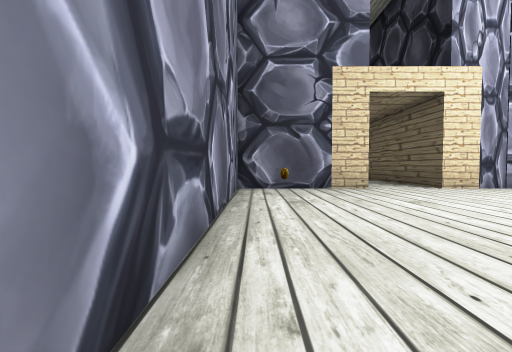
View 1 (above)

24 first-person views from a walk through a scene from a Unity 3-D project. The camera is 1.2 m above the floor, tilts 2° down and sees 85° across. The floor is counted in squares, 2 m on a side. Each view is taken from the middle of a square. On the plan, view 1 faces up. The plan holds only what a view shows up to about 9 squares ahead; the rest is blank. The place goes on beyond the plan. The player is left out.

View 2
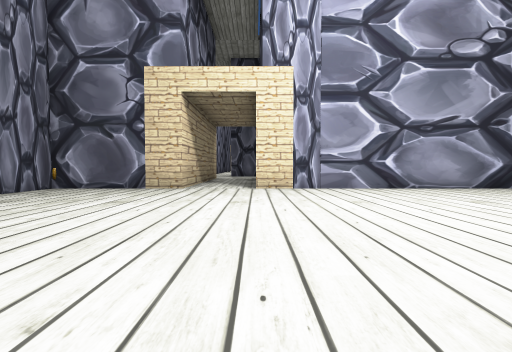

View 3
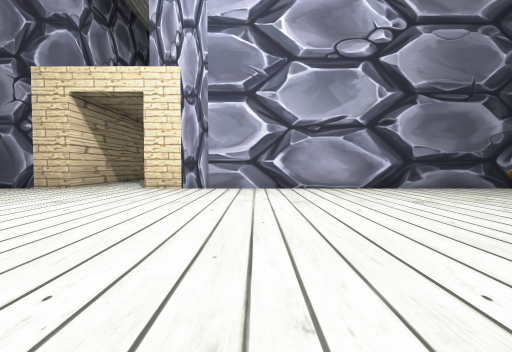

View 4
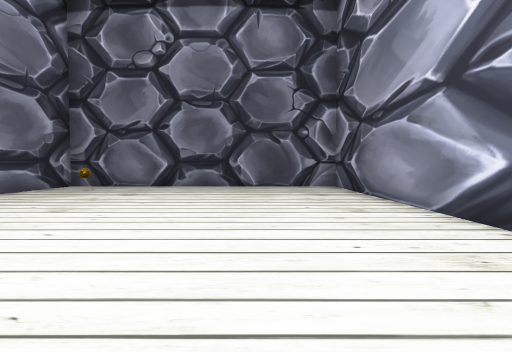

View 5
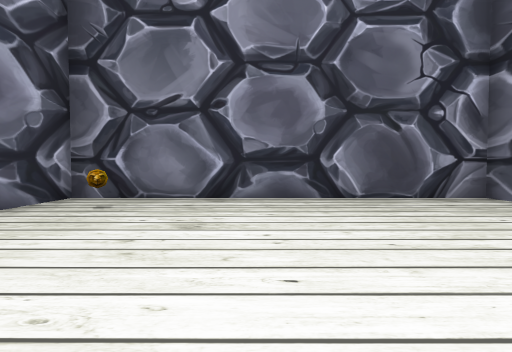

View 6
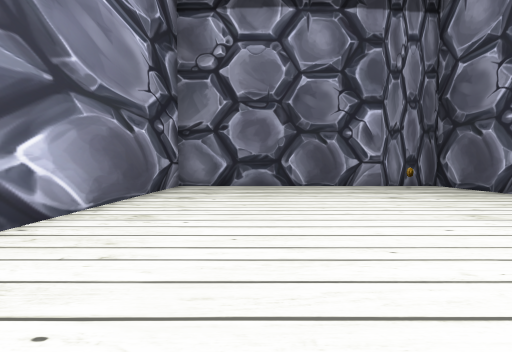

View 7
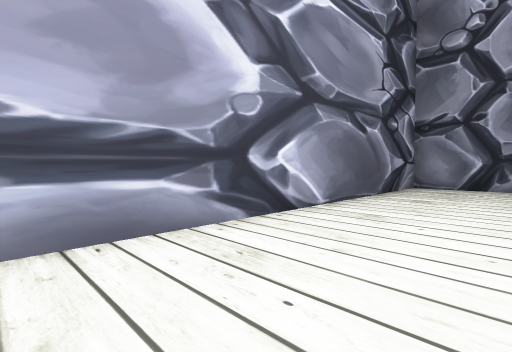

View 8
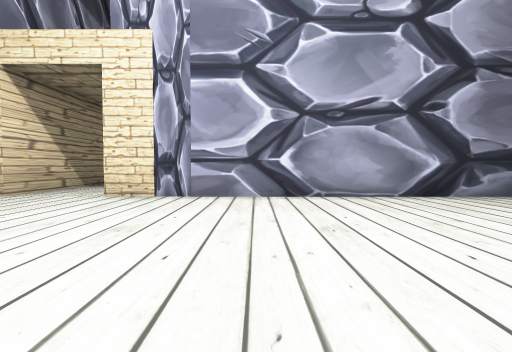

View 9
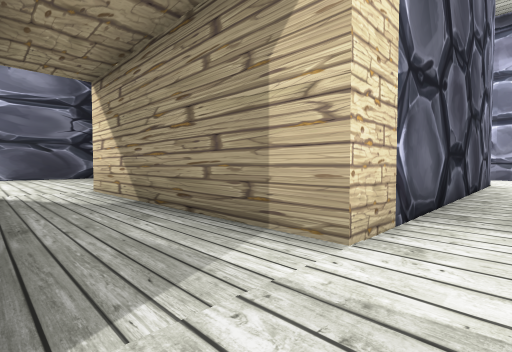

View 10
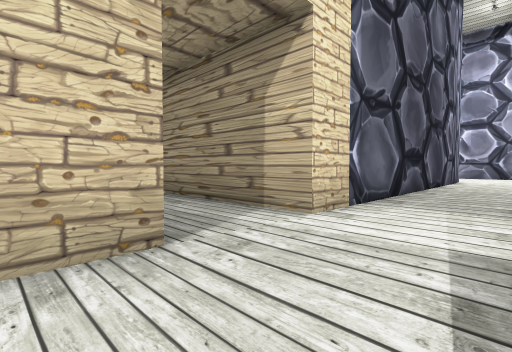

View 11
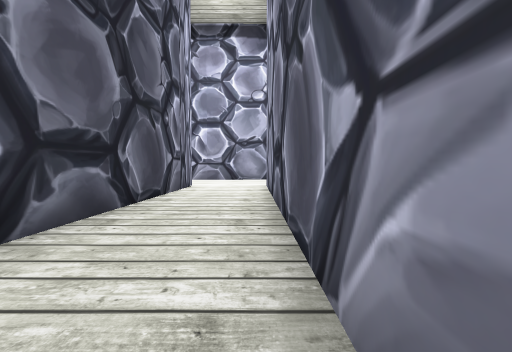

View 12
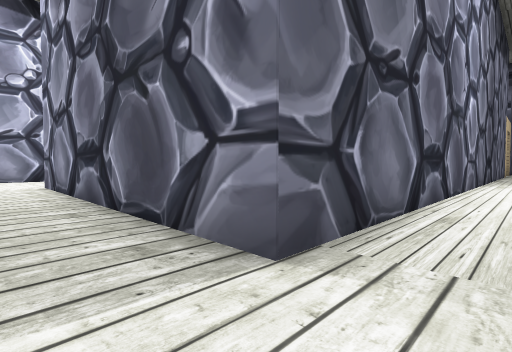

View 13
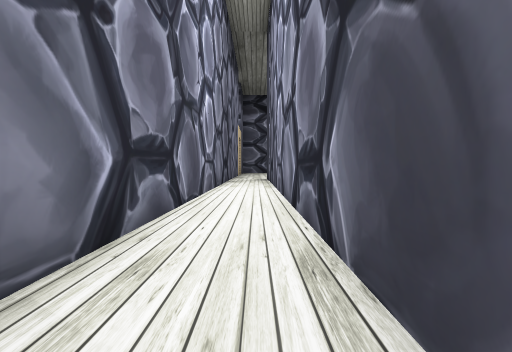

View 14
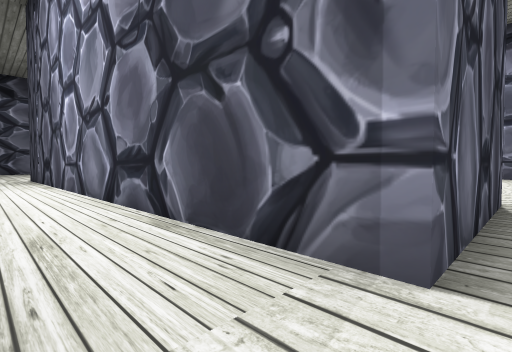

View 15
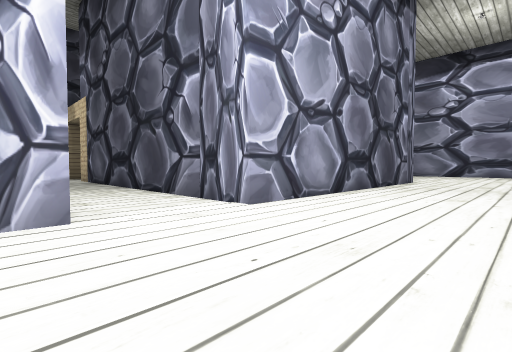

View 16
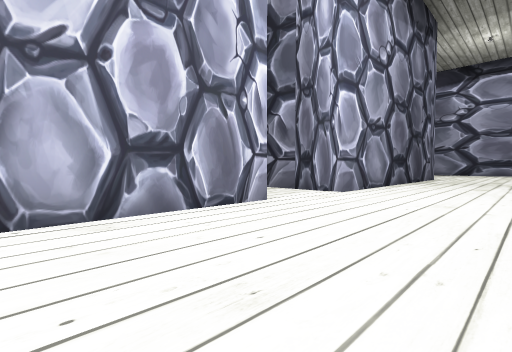

View 17
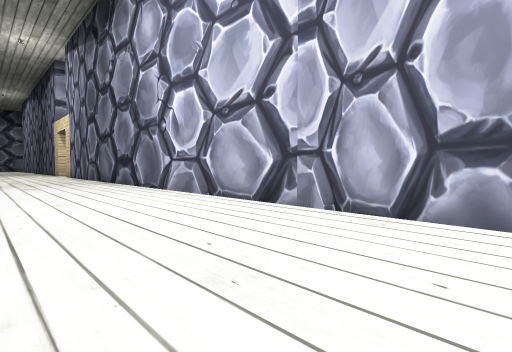

View 18
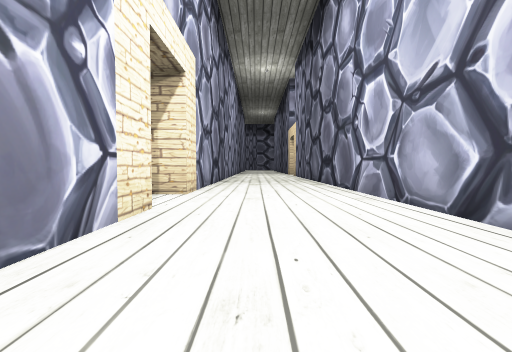

View 19
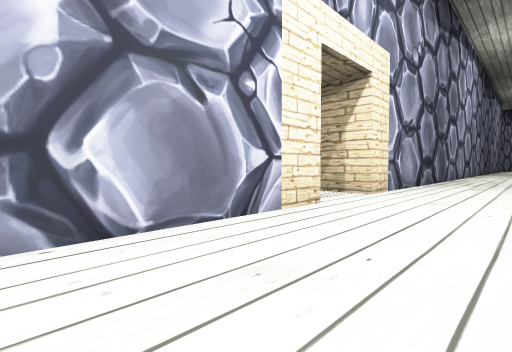

View 20
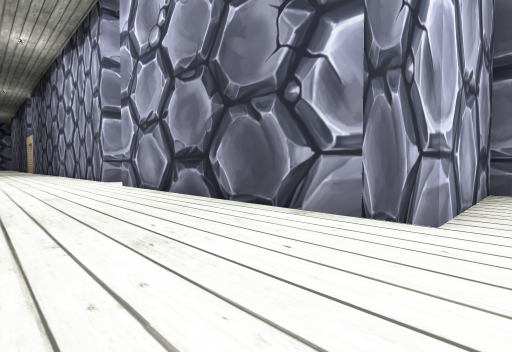

View 21
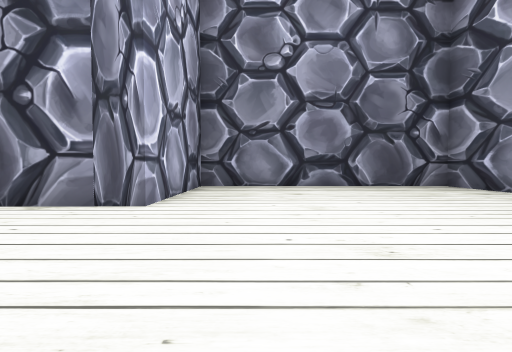

View 22
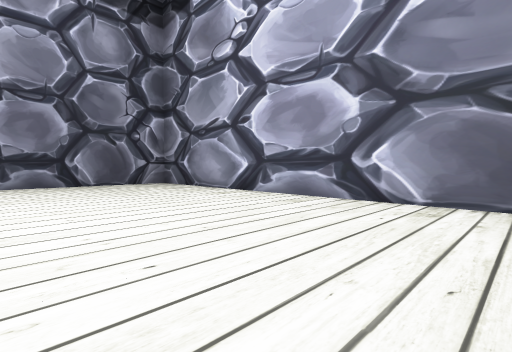

View 23
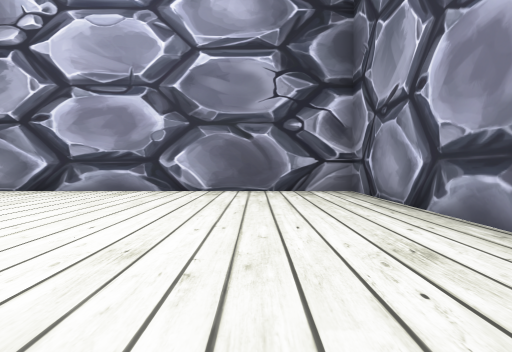

View 24
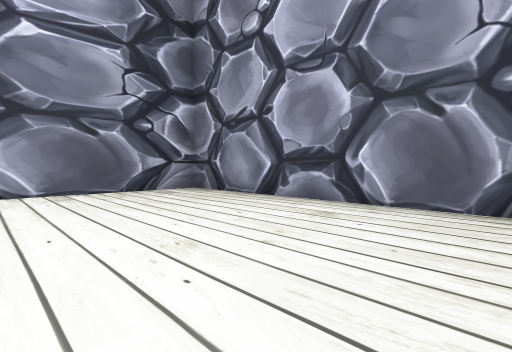

### Floor plan
Points are (right, up) in squares from view 1. A wall is a line through its corners. A room is listed if a view was taken in it or the views show most of it. See-through windows are left out.
Room 1 (views 1, 2, 3, 4, 5, 6, 7, 8)
walls: (9.5, -0.4) (15.3, -0.4) (15.3, 7.5) (5, 7.5); (3, 7.5) (-0.5, 7.5) (-0.5, -0.4) (8, -0.4)
ways out: opening at (4, 7) to room 2
objects: other object (1, 6); other object (14, 6)
Room 2 (views 9, 10, 11, 12, 13, 14, 15, 16, 17, 18, 19, 20, 21, 22, 23, 24)
walls: (-14.3, 4.9) (-14.3, -1.8) (-2.6, -1.8) (-2.6, 5.7) (-6.8, 5.7) (-6.8, 14) (3, 14) (3, 7.5); (-10.5, 22) (-10.5, 18); (5, 14) (6, 14); (5, 7.5) (5, 9); (7.6, 16.3) (3.6, 16.3) (3.6, 27.1); (-10.5, 28.2) (-10.5, 24); (1.9, 26.6) (1.9, 16.3) (-6.6, 16.3) (-6.6, 27.4)
ways out: opening at (4, 7) to room 1; opening at (-11.5, 23); opening at (8, 15.5)

Where each view was taken, in squares from view 1:
view 1: 0 up, 0 right, facing up
view 2: 0 up, 5 right, facing up
view 3: 0 up, 8 right, facing up
view 4: 2 up, 7 right, facing right
view 5: 4 up, 10 right, facing right
view 6: 2 up, 8 right, facing left
view 7: 2 up, 8 right, facing down-left
view 8: 2 up, 8 right, facing up
view 9: 15 up, 5 right, facing down-left
view 10: 16 up, 6 right, facing down-left
view 11: 16 up, 2 right, facing left
view 12: 15 up, 3 right, facing up-left
view 13: 17 up, 3 right, facing up
view 14: 16 up, 2 right, facing up-right
view 15: 17 up, 10 left, facing down-right
view 16: 20 up, 10 left, facing down-right
view 17: 18 up, 10 left, facing up-right
view 18: 18 up, 9 left, facing up
view 19: 18 up, 8 left, facing up-left
view 20: 5 up, 10 left, facing up-right
view 21: 4 up, 11 left, facing right
view 22: 3 up, 12 left, facing down-right
view 23: 5 up, 12 left, facing down
view 24: 5 up, 10 left, facing down-left
